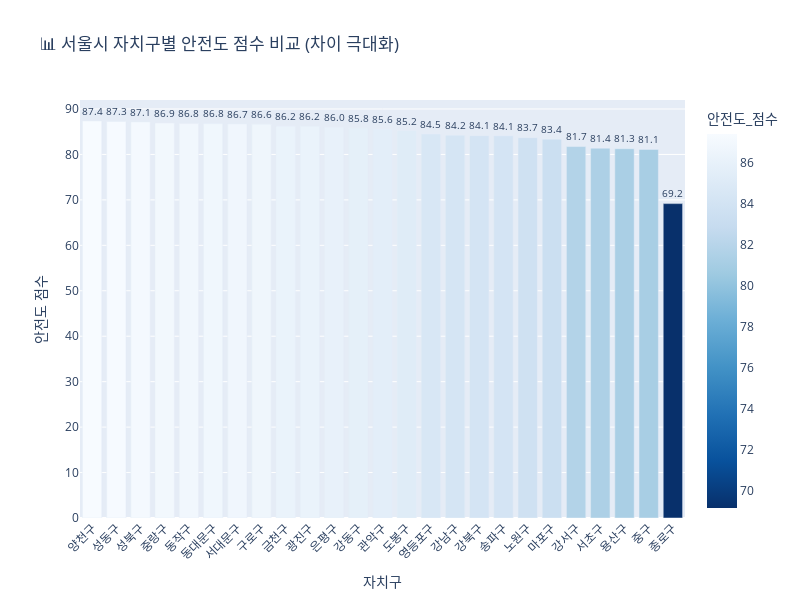

The notebook cell saved with this chart:
### Markdown cell above
- 주요 요소: CCTV 개수, 경찰서 개수, 범죄 발생 수
- 사용 기술: pandas(데이터 처리), plotly.express(시각화)
- 특징: 마우스를 올리면 데이터 확인 가능, 막대 위 점수 표시, 색상 변화로 직관적 비교 가능

### Code cell
# 🔹 안전도 점수 계산 (차이를 극대화하여 직관적으로 변환)
merged_data["안전도_점수"] = ((1 / (1 + merged_data["위험도"])) * 100000).round(2) - 99910

# 🔹 안전도_라벨 (중앙값 기준으로 안전 지역과 위험 지역 구분)
merged_data["안전도_라벨"] = (merged_data["안전도_점수"] > merged_data["안전도_점수"].median()).astype(int)

# 🔹 안전도 점수를 내림차순 정렬
merged_data_sorted = merged_data.sort_values(by="안전도_점수", ascending=False)

# 🔹 Plotly 막대 그래프 생성
fig = px.bar(
    merged_data_sorted,
    x="자치구",
    y="안전도_점수",
    text="안전도_점수",
    title="📊 서울시 자치구별 안전도 점수 비교 (차이 극대화)",
    color="안전도_점수",
    color_continuous_scale="Blues_r"  # 🔹 높은 점수가 더 강조되도록 색상 반전
)

# 🔹 그래프 레이아웃 조정 (더 명확한 차이 강조)
fig.update_traces(texttemplate="%{text:.1f}", textposition="outside")  # 🔹 소수점 1자리까지 표시
fig.update_layout(
    xaxis_title="자치구",
    yaxis_title="안전도 점수",
    xaxis=dict(tickangle=-45),  # 🔹 X축 라벨 회전
    width=800,
    height=600  # 🔹 그래프 높이 증가 (가독성 향상)
)

# 🔹 그래프 출력
fig.show()

### Figure 1 — Plotly figure (JSON) as saved in the notebook; plotly's stock layout.template omitted (floating-point values rounded to 4 significant figures)
{"data": [{"alignmentgroup": "True", "hovertemplate": "자치구=%{x}<br>안전도_점수=%{marker.color}<extra></extra>", "legendgroup": "", "marker": {"color": [87.38, 87.25, 87.13, 86.9, 86.79, 86.76, 86.71, 86.65, 86.22, 86.2, 85.97, 85.77, 85.58, 85.21, 84.5, 84.22, 84.13, 84.11, 83.69, 83.35, 81.74, 81.38, 81.26, 81.11, 69.18], "coloraxis": "coloraxis", "pattern": {"shape": ""}}, "name": "", "offsetgroup": "", "orientation": "v", "showlegend": false, "text": [87.38, 87.25, 87.13, 86.9, 86.79, 86.76, 86.71, 86.65, 86.22, 86.2, 85.97, 85.77, 85.58, 85.21, 84.5, 84.22, 84.13, 84.11, 83.69, 83.35, 81.74, 81.38, 81.26, 81.11, 69.18], "textposition": "outside", "texttemplate": "%{text:.1f}", "type": "bar", "x": ["양천구", "성동구", "성북구", "중랑구", "동작구", "동대문구", "서대문구", "구로구", "금천구", "광진구", "은평구", "강동구", "관악구", "도봉구", "영등포구", "강남구", "강북구", "송파구", "노원구", "마포구", "강서구", "서초구", "용산구", "중구", "종로구"], "xaxis": "x", "y": [87.38, 87.25, 87.13, 86.9, 86.79, 86.76, 86.71, 86.65, 86.22, 86.2, 85.97, 85.77, 85.58, 85.21, 84.5, 84.22, 84.13, 84.11, 83.69, 83.35, 81.74, 81.38, 81.26, 81.11, 69.18], "yaxis": "y"}], "layout": {"barmode": "relative", "coloraxis": {"colorbar": {"title": {"text": "안전도_점수"}}, "colorscale": [[0, "rgb(8,48,107)"], [0.125, "rgb(8,81,156)"], [0.25, "rgb(33,113,181)"], [0.375, "rgb(66,146,198)"], [0.5, "rgb(107,174,214)"], [0.625, "rgb(158,202,225)"], [0.75, "rgb(198,219,239)"], [0.875, "rgb(222,235,247)"], [1, "rgb(247,251,255)"]]}, "height": 600, "legend": {"tracegroupgap": 0}, "title": {"text": "📊 서울시 자치구별 안전도 점수 비교 (차이 극대화)"}, "width": 800, "xaxis": {"anchor": "y", "domain": [0, 1], "tickangle": -45, "title": {"text": "자치구"}}, "yaxis": {"anchor": "x", "domain": [0, 1], "title": {"text": "안전도 점수"}}}}
